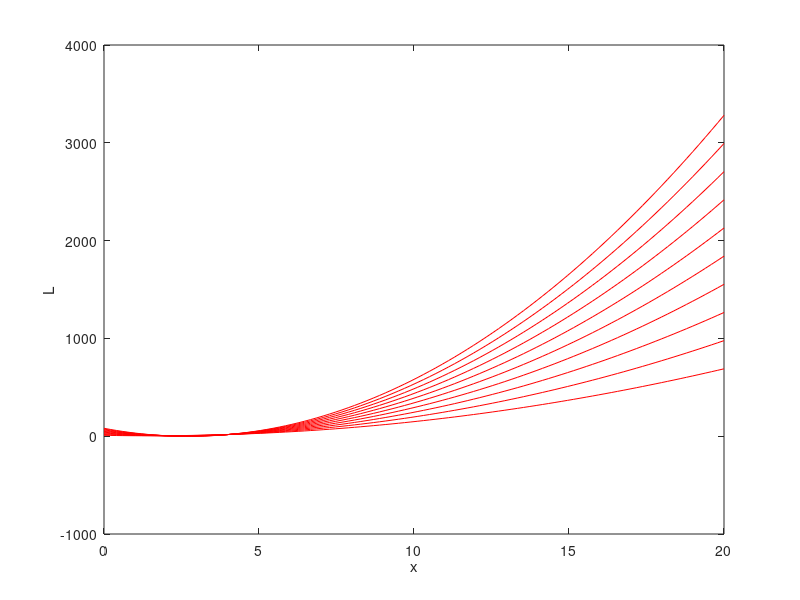

Here is the MATLAB script that generated this plot:
close all;
size=100;
lambda=linspace(1,10,10);
x=linspace(0,20,size);
f = @(x,l) (x*x+1)+l*(x*x-6*x+8);
L=zeros(1,size);
L_opt=L;

for i=1:10
    for j=1:size
        L(j)=f(x(j),lambda(i));
        
    end 
    if(lambda(i)==2)
            L_opt=L;
    end
    plot(x,L,'r');
    xlabel('x');
    ylabel('L');
    hold on;
    %plot(x,L,'r');
    %L=zeros(1,size);
end
optimal=min(L_opt)

